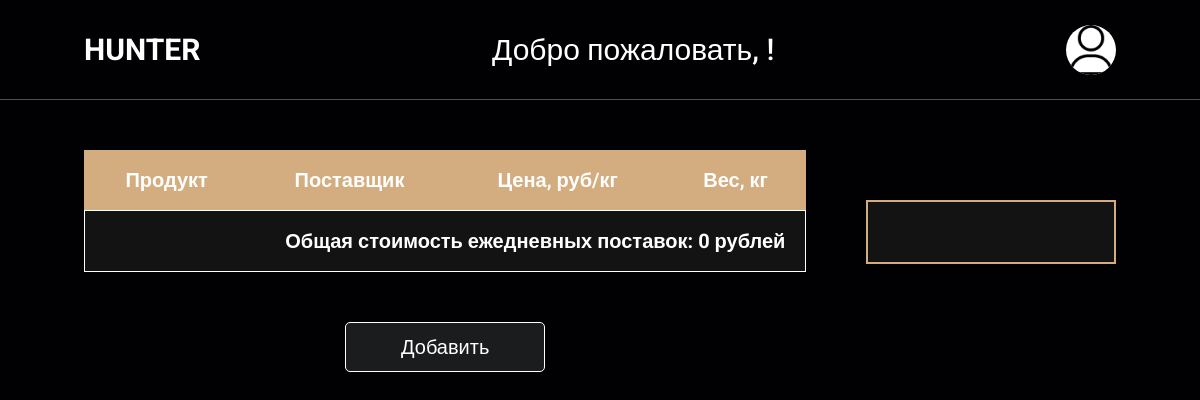
Page /main/Hunter/admin/supplies on the earlier database version.
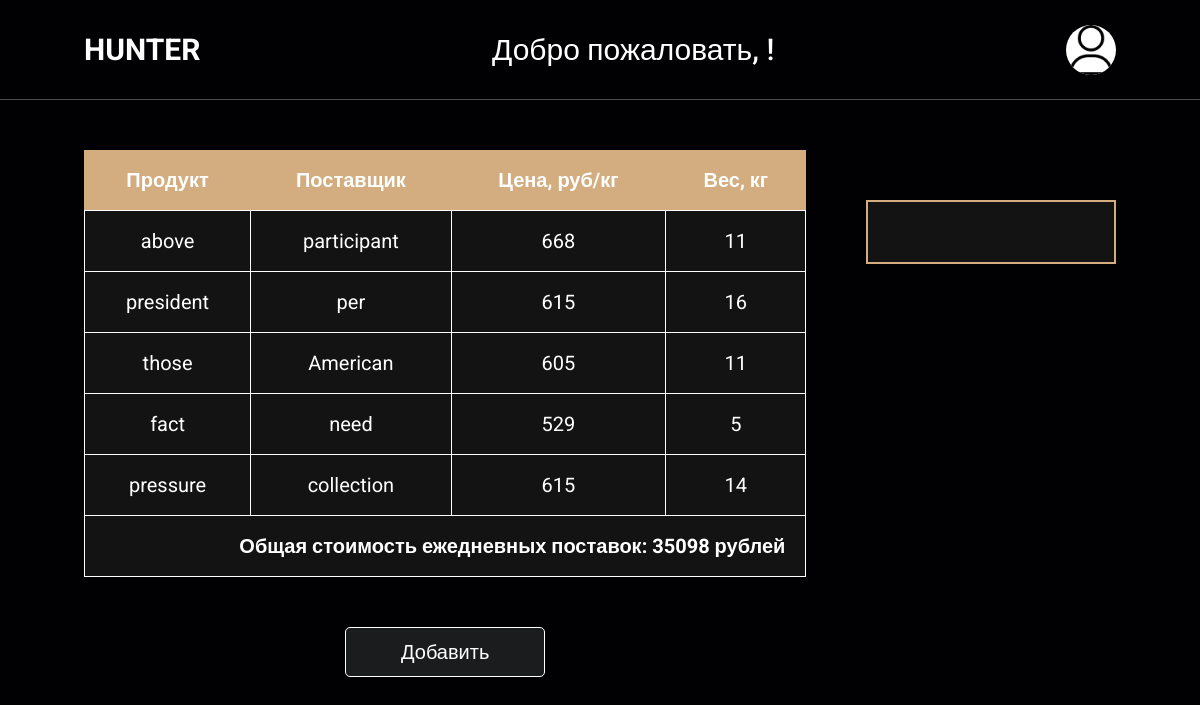
Same page on the later database version.
### app/models.py (models this page shows, shortened)
class Restaurant(models.Model):
    name = models.CharField(blank=False, max_length=32, default="")
    content = models.TextField(blank=False, max_length=200, default="")
    address = models.CharField(blank=False, max_length=50)
    phone_regex = RegexValidator(regex=r'^\+?[7,8]?[\s,-]?\(?\d{3}\)?[\s,-]?\d{3}[\s,-]?\d{2}[\s,-]?\d{2}$', message="Invalid format")
    phone = models.CharField(validators=[phone_regex], max_length=12, null=True)
    img = models.ImageField(null=True, blank=True, default="background.jpg", upload_to="restaurant_image/%Y/%M/%D")
    objects = RestaurantManager()

class Supply(models.Model):
    name = models.CharField(blank=False, max_length=32)
    provider = models.CharField(blank=False, max_length=32)
    restaurant = models.ForeignKey('Restaurant', blank=False, on_delete=models.PROTECT, default="")
    price = models.IntegerField()
    weight = models.IntegerField()
    objects = SupplyManager()

### app/views.py (the view)
# urls.py: path("main/<str:restaurant_name>/admin/supplies", views.restaurantAdminSupplies, name="restaurantAdminSupplies"),
def restaurantAdminSupplies(request, restaurant_name):
    restaurant = models.Restaurant.objects.get_by_name(restaurant_name)[0]
    supplies = models.Supply.objects.get_all_by_restaurant(restaurant_name)
    sum_cost = models.Supply.objects.get_sum_cost_by_restaurant(restaurant_name)
    return render(request, "restaurant__admin-supplies.html", {"supplies": supplies, "sum_cost": sum_cost, "restaurant": restaurant})

### app/models.py (called while the page is built)
    def get_by_name(self, _name):
        return self.filter(name = _name)

    def get_all_by_restaurant(self, restaurant):
        return self.filter(restaurant__name=restaurant)

    def get_sum_cost_by_restaurant(self, restaurant):
        return self.filter(restaurant__name=restaurant).aggregate(total=Sum(F('price') * F('weight'), default=0))['total']

### cart/context_proccesors.py (called while the page is built)
def cart(request):
    return {'cart': Cart(request).cart}

### templates/restaurant__admin-supplies.html
{% extends 'layouts/restaurant__admin-base.html' %}
{% block content %}
<div class="fragment">
  <div class="supplies">
    <table>
        <thead>
          <tr>
            <th>Продукт</th>
            <th>Поставщик</th>
            <th>Цена, руб/кг</th>
            <th>Вес, кг</th>
          </tr>
        </thead>
        <tbody>
          {% for sup in supplies %}
          <tr class="clickable-row" data-href="{% url 'restaurantAdminSuppliesEdit' restaurant_name=restaurant.name supply_id=sup.id %}">
            <td>{{ sup.name }}</td>
            <td>{{ sup.provider }}</td>
            <td>{{ sup.price }}</td>
            <td>{{ sup.weight }}</td>
          </tr>
          {% endfor %}
          <tr>
            <td colspan="4" class="text-right text-bold">Общая стоимость ежедневных поставок: {{ sum_cost }} рублей</td>
          </tr>
        </tbody>
    </table>
    <div class="table__edit">
      <a href="{% url 'restaurantAdminSuppliesAdd' restaurant_name=restaurant.name %}"><button class="btn-2">Добавить</button></a>
    </div>
  </div>
</div>
{% endblock %}

### templates/layouts/restaurant__admin-base.html (shortened to what this page needs)
{% load static %}
<!DOCTYPE html>
<html lang="ru">
<head>
  <link rel="stylesheet" href="https://cdnjs.cloudflare.com/ajax/libs/font-awesome/6.6.0/css/all.min.css">
  <link rel="stylesheet" href="{% static 'css/reset.css' %}"/>
  <link rel="stylesheet" href="{% static 'css/restaurant.css' %}"/>
</head>
<body>
  <header class="header">
    <a href="{% url 'restaurantIndex' restaurant_name=restaurant.name %}" class="logo">
      {{ restaurant.name }}
    </a>
    <h2 class="nav__title">Добро пожаловать, {{ user.username }}!</h2>
    <div class="icons">
      {% if user.is_authenticated and not request.user.is_superuser %}
      <img class="profile__icon" src="{{ request.user.profile.avatar.url }}" class="fas fa-user profile" id="prof-btn" onclick="toggleMenu()"></img>
      {% else %}
      <img class="profile__icon" src="{% static '/img/avatar.png' %}" class="fas fa-user profile" id="prof-btn" onclick="toggleMenu()"></img>
      {% endif %}
    </div>
  </header>
  <section class="main">
    {% block content %}
    {% endblock %}
    <div class="main__right">
      {% with request.resolver_match.url_name as url_name %}
      <nav class="main__right__nav">
      </nav>
      {% endwith %}
    </div>
  </section>
</body>
</html>

### static/css/restaurant.css (style rules this page uses)
:root { --main-color: #d3ad7f; --black: #131313; --bg: #010103; --border: .1rem solid rgba(255,255,255,.3); }
* { box-sizing: border-box; outline: none; border: none; text-decoration: none; transition: .2s linear; }
html { margin: 0; padding: 0; font-family: "Roboto", sans-serif; font-weight: 400; font-size: 62.5%; overflow-x: hidden; scroll-padding-top: 9rem; scroll-behavior: smooth; }
body { background: var(--bg); }
section { padding: 0 7%; padding-top: 100px; }
a { color: #fff; }
a, a:active, a:focus { outline: none; }
.btn-2 { border-radius: 5px; display: inline-block; padding: .9rem 3rem; font-size: 20px; font-weight: 500; height: 50px; width: 200px; color: #fff; background-color: hsla(210, 4%, 11%, 1); border: 1px solid hsla(0, 0%, 100%, 0.1); cursor: pointer; margin-top: 50px; border: 1px solid #fff; }
.header { height: 100px; background: var(--bg); display: flex; align-items: center; justify-content: space-between; padding: 1.5rem 7%; border-bottom: var(--border); position: fixed; top: 0; left: 0; right: 0; z-index: 1000; }
.header .logo { display: flex; align-items: center; text-transform: uppercase; height: 6rem; font-size: 30px; font-weight: 700; }
.header .icons { display: flex; align-items: center; }
.profile__icon { width: 50px; height: 50px; border-radius: 50%; cursor: pointer; background: #fff; }
.nav__title { color: #fff; font-size: 30px; font-weight: 500; }
.main, .cart { display: flex; justify-content: space-between; }
.fragment { width: 70%; margin-top: 50px; padding-bottom: 50px; }
.main__right { width: 30%; margin-top: 25px; display:flex; flex-direction: column; align-items: flex-end; }
.main__right__nav { position: fixed; padding: 30px; border: 2px solid var(--main-color); margin-top: 75px; display: flex; flex-direction: column; align-items: center; background-color: #131313; width: 250px; }
table { color: #fff; background-color: var(--main-color); width: 100%; font-size: 20px; }
td, th { padding: 1em; }
th { font-weight: bold; }
td { border: 0.5px solid; vertical-align: middle; text-align: center; }
tbody tr { background-color: #131313; }
.text-right { text-align: right; }
.text-bold { font-weight: bold; }
.table__edit, .list__edit, .edit__btns { display: flex; justify-content: space-around; }

Differences in the rows shown:
added Supply: name "above", provider "participant", price "668", weight "11"
added Supply: name "president", provider "per", price "615", weight "16"
added Supply: name "those", provider "American", price "605", weight "11"
added Supply: name "fact", provider "need", price "529", weight "5"
added Supply: name "pressure", provider "collection", price "615", weight "14"
Other differences:
{{ sum_cost }}: "0" → "35098"
